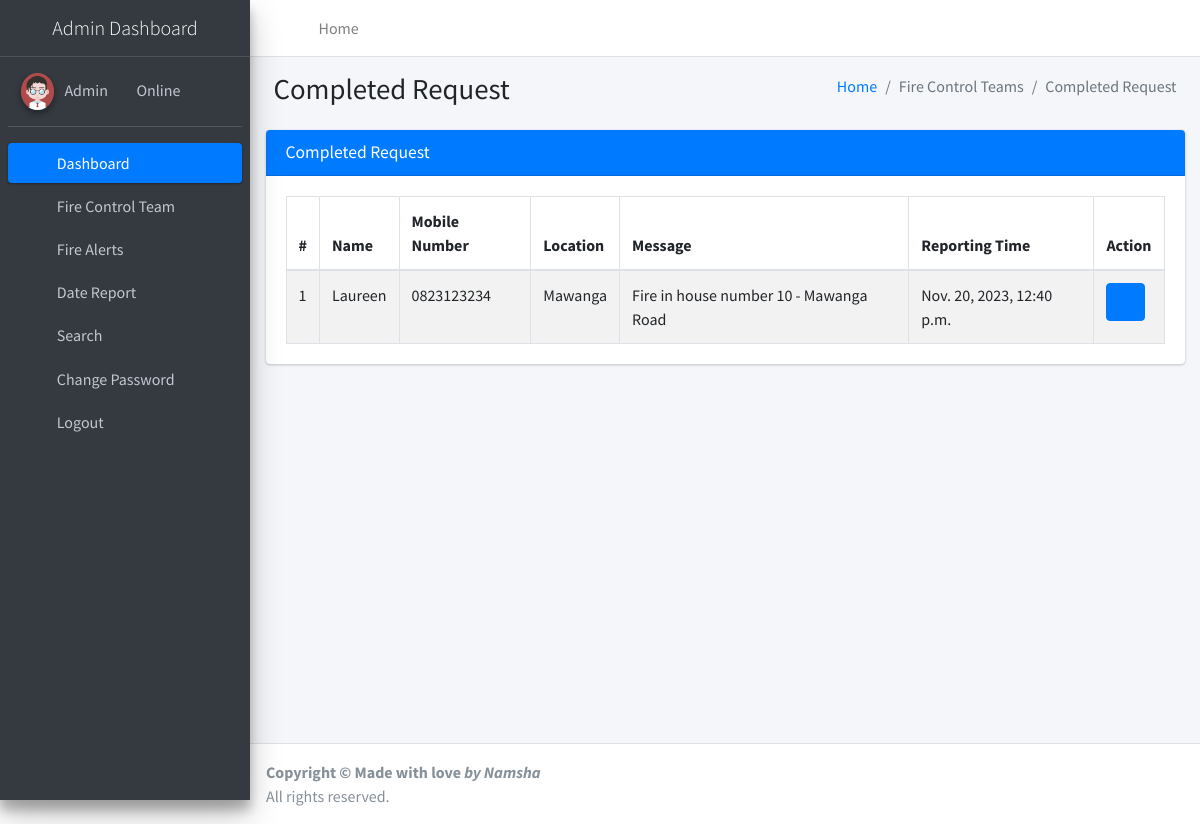
Screenshot of /completeRequest (signed in) with the database file from the repository.
### firereport/models.py (models this page shows, shortened)
class Firereport(models.Model):
    FullName = models.CharField(max_length=250, null=True)
    MobileNumber = models.CharField(max_length=12, null=True)
    Location = models.CharField(max_length=200, null=True)
    Message = models.CharField(max_length=200, null=True)
    AssignTo = models.ForeignKey(Teams, on_delete=models.CASCADE, null=True)
    Status = models.CharField(max_length=150, null=True)
    Postingdate = models.DateTimeField(auto_now_add=True)
    AssignedTime = models.CharField(max_length=150, null=True)
    UpdationDate = models.DateTimeField(null=True)

### firereport/views.py (the view)
# urls.py: path('completeRequest', completeRequest, name='completeRequest'),
def completeRequest(request):
    if not request.user.is_authenticated:
        return redirect('admin_login')
    firereport = Firereport.objects.filter(Status='Request Completed')
    return render(request, 'admin/completeRequest.html', locals())

### firereport/templates/admin/completeRequest.html
{% extends 'adminNavbar.html' %}
{% block main %}
{% load static %}
<section class="content">
    <div class="content-header">
        <div class="container-fluid">
            <div class="row mb-2">
                <div class="col-sm-6">
                    <h1 class="m-0">Completed Request</h1>
                </div>
                <div class="col-sm-6">
                    <ol class="breadcrumb float-sm-right">
                        <li class="breadcrumb-item"><a href="{% url 'dashboard' %}">Home</a></li>
                        <li class="breadcrumb-item active">Fire Control Teams</li>
                        <li class="breadcrumb-item active">Completed Request</li>
                    </ol>
                </div>
            </div>
        </div>
    </div>
    <div class="container-fluid">
        <div class="row">
            <div class="col-md-12">
                <div class="card card-primary">
                    <div class="card-header">
                        <h3 class="card-title">Completed Request</h3>
                    </div>
                    <div class="card-body">
                        <table id="example1" class="table table-bordered table-striped">
                            <thead>
                            <tr>
                                <th>#</th>
                                <th>Name</th>
                                <th>Mobile Number</th>
                                <th>Location</th>
                                <th>Message</th>
                                <th>Reporting Time</th>
                                <th>Action</th>
                            </tr>
                            </thead>
                            <tbody>
                            {% for i in firereport %}
                            <tr>
                                <td>{{forloop.counter}}</td>
                                <td>{{i.FullName}}</td>
                                <td>{{i.MobileNumber}}</td>
                                <td>{{i.Location}}</td>
                                <td>{{i.Message}}</td>
                                <td>{{i.Postingdate}}</td>
                                <td>
                                    <div class="btn-group">
                                        <a class="btn btn-primary" href="{% url 'viewRequestDetails' i.id %}"><i
                                                class="fa fa-eye"></i></a>
                                    </div>
                                </td>
                            </tr>
                            {% endfor %}
                            </tbody>
                        </table>
                    </div>
                </div>
            </div>
        </div>
    </div>
</section>
{% endblock %}

### rows the page displays
Firereport: FullName "Laureen", MobileNumber "0823123234", Location "Mawanga", Message "Fire in house number 10 - Mawanga Road", Postingdate "Nov. 20, 2023, 12:40 p.m."
